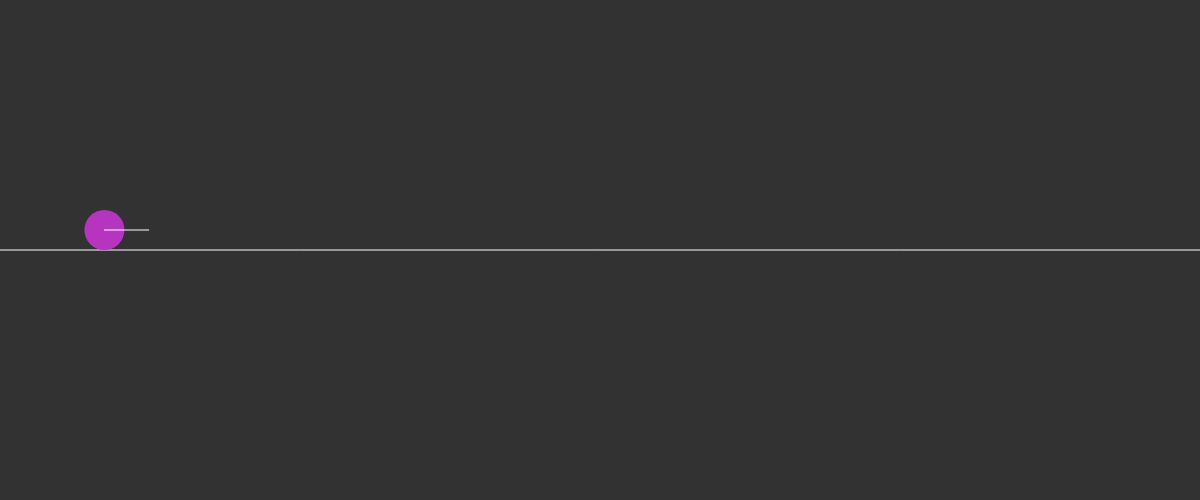
Frame 1 (no input)
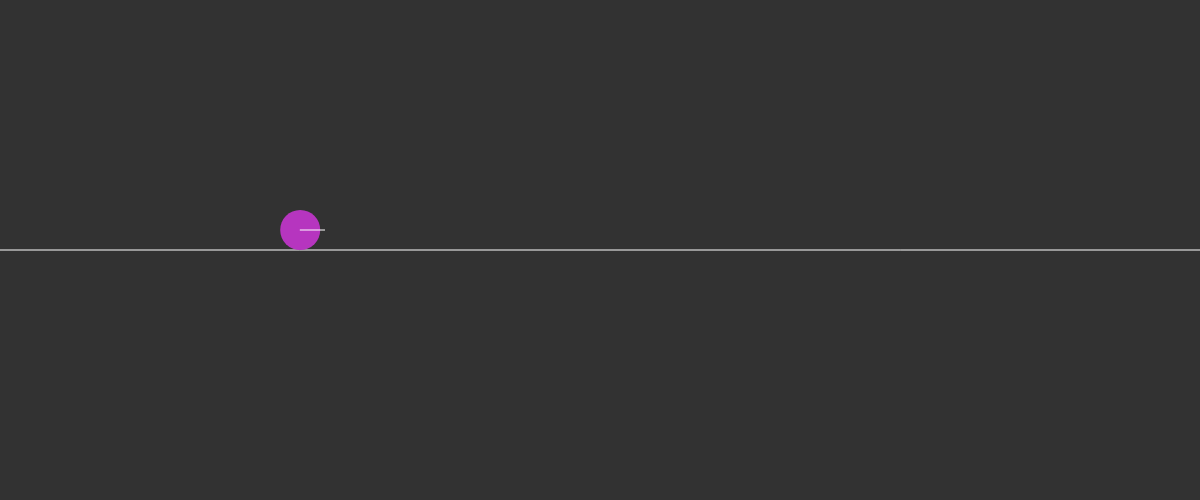
Frame 60 (no input)
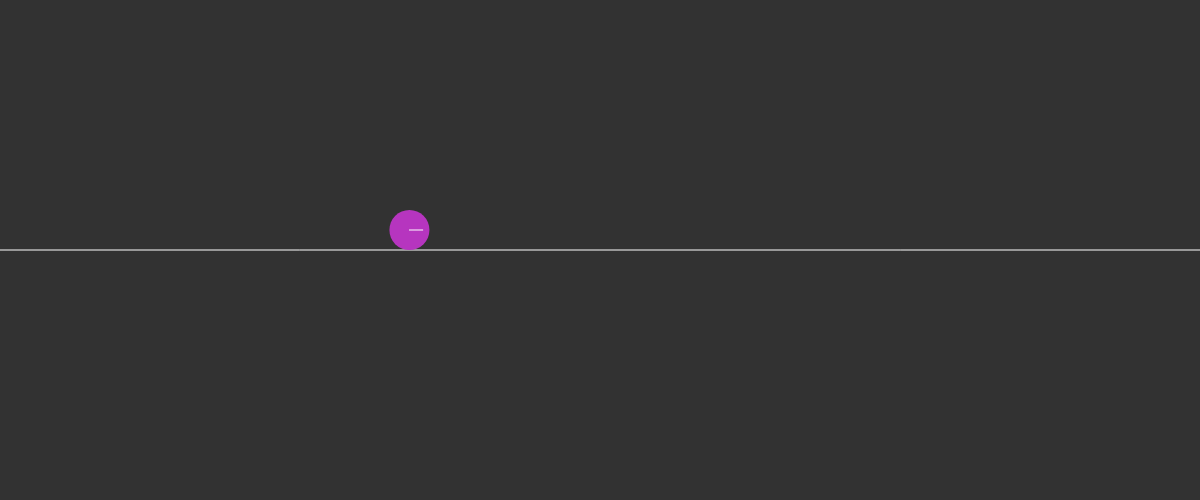
Frame 120 (the mouse pressed at the canvas centre since frame 60)

The p5.js sketch that drew these frames (run headless with seeded random() and noise() and a simulated clock; from frame 60 on, the mouse is pressed at the canvas centre):

// p5.js sketch
// ── sketch.js
// Title: "kinetic_energy"
// Created: lun 21 ott 2024, 15:11:03, CEST

/// TODO
// - vettore velocità iniziale

var b
var ground_y

function setup()
{
    const wh = windowHeight / 2
    createCanvas(windowWidth, wh)
    ground_y = wh / 2
    const initial_energy = 10
    b = new Body(initial_energy)
}

function draw()
{
    background(50, 50, 50)

    push()
    stroke(255)
    line(0, ground_y, width, ground_y)
    pop()
    
    b.update()
    b.show()
}

// ── Body.js
const MASS = 1
const GRAVITY = 9.81
const FRICTION = 10

const MU = 0.25

const initial_x = 100

class Body
{
    constructor(initial_energy)
    {
	this.x = initial_x
	this.energy = initial_energy
	this.vel = null
	this.m = MASS
	this.r = this.m*20
	this.y = windowHeight / 4 - this.r
	this.c = [random()*255, random()*255, random()*255, 255]
	this.calc_velocity()
    }

    calc_velocity() {
	if (this.energy >= 0) this.vel = sqrt(2*this.energy/this.m)
	else this.vel = 0
    }
        
    show()
    {
	push()
	fill(this.c)
	noStroke()
	circle(this.x, this.y, this.r*2)
	stroke(255)
	line(this.x, this.y, this.x + this.vel*10, this.y)
	pop()
    }

    applyForce(force)
    {
	
    }
    
    update()
    {
	this.energy *= 0.98
	this.calc_velocity()
	this.x += this.vel
	console.log(`Energy: ${this.energy}\nVelocity: ${this.vel}`)
    }

}
